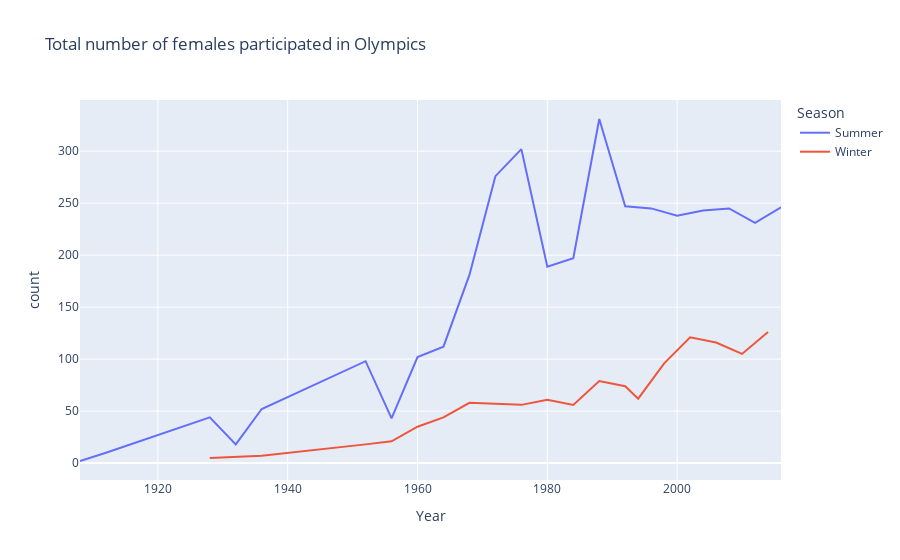

Write notebook code for a chart like this one.
### Code cell
px.line(females, x = "Year" , y="count", color= "Season", title = " Total number of females participated in Olympics")

### Figure 1 — Plotly figure (JSON) as saved in the notebook; plotly's stock layout.template omitted (floating-point values rounded to 4 significant figures)
{"data": [{"hovertemplate": "Season=Summer<br>Year=%{x}<br>count=%{y}<extra></extra>", "legendgroup": "Summer", "line": {"color": "#636efa", "dash": "solid"}, "marker": {"symbol": "circle"}, "mode": "lines", "name": "Summer", "orientation": "v", "showlegend": true, "type": "scatter", "x": [1908, 1912, 1928, 1932, 1936, 1952, 1956, 1960, 1964, 1968, 1972, 1976, 1980, 1984, 1988, 1992, 1996, 2000, 2004, 2008, 2012, 2016], "xaxis": "x", "y": [2, 10, 44, 18, 52, 98, 43, 102, 112, 181, 276, 302, 189, 197, 331, 247, 245, 238, 243, 245, 231, 246], "yaxis": "y"}, {"hovertemplate": "Season=Winter<br>Year=%{x}<br>count=%{y}<extra></extra>", "legendgroup": "Winter", "line": {"color": "#EF553B", "dash": "solid"}, "marker": {"symbol": "circle"}, "mode": "lines", "name": "Winter", "orientation": "v", "showlegend": true, "type": "scatter", "x": [1928, 1936, 1952, 1956, 1960, 1964, 1968, 1972, 1976, 1980, 1984, 1988, 1992, 1994, 1998, 2002, 2006, 2010, 2014], "xaxis": "x", "y": [5, 7, 18, 21, 35, 44, 58, 57, 56, 61, 56, 79, 74, 62, 96, 121, 116, 105, 126], "yaxis": "y"}], "layout": {"legend": {"title": {"text": "Season"}, "tracegroupgap": 0}, "title": {"text": " Total number of females participated in Olympics"}, "xaxis": {"anchor": "y", "domain": [0, 1], "title": {"text": "Year"}}, "yaxis": {"anchor": "x", "domain": [0, 1], "title": {"text": "count"}}}}
